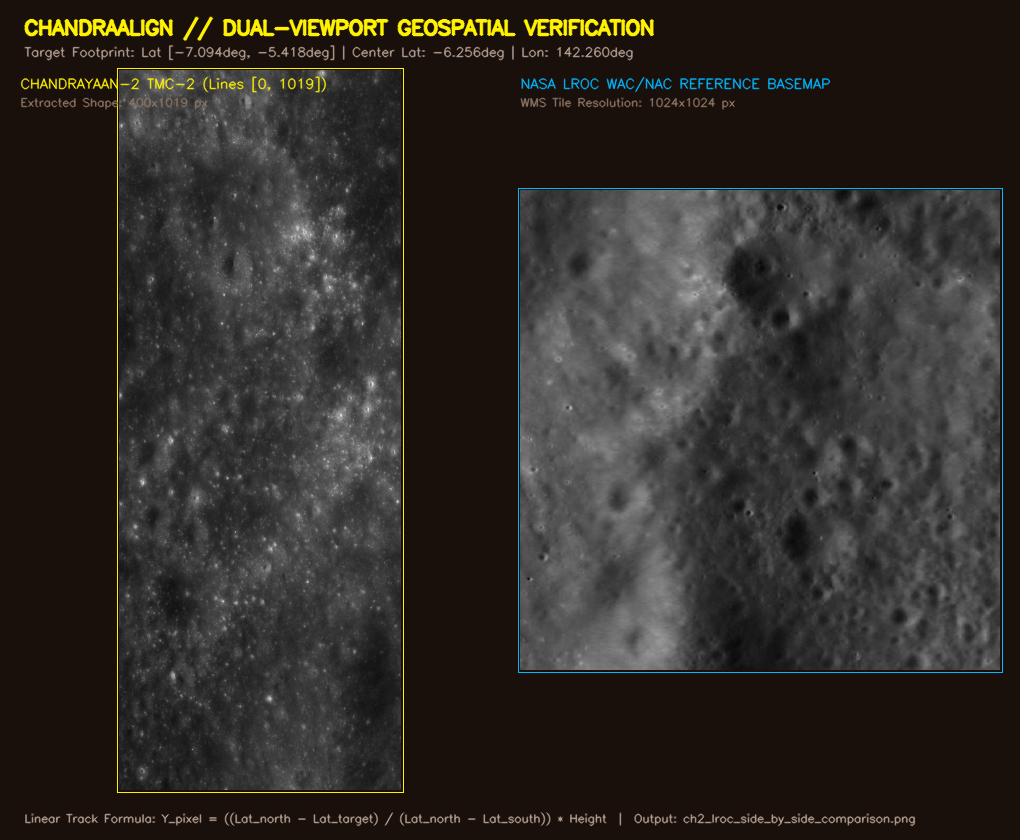
#> input picture ch2_lroc_side_by_side_comparison.png, 1020 x 840 px
$ python cli.py --source ch2_lroc_side_by_side_comparison.png
#> lines starting #> are read from the running program, lines starting #| are printed output that depends on the picture
import argparse
import cv2
import json
import os
from lunar_reg.core import LunarImageRegistrar
from lunar_reg.generator import LunarImageGenerator
from lunar_reg.visualizer import create_checkerboard, create_residual_error_map, draw_matches_side_by_side

def main():
    parser = argparse.ArgumentParser(description="Chandrayaan-2 Lunar Image Registration Tool")
    parser.add_argument("--source", type=str, help="Path to moving source lunar image")
    parser.add_argument("--reference", type=str, help="Path to fixed reference lunar image")
    parser.add_argument("--output_dir", type=str, default="output", help="Directory to save registered results")
    parser.add_argument("--synthetic", action="store_true", help="Generate and run on synthetic lunar crater dataset")
    parser.add_argument("--method", type=str, default="SIFT", choices=["SIFT", "ORB"], help="Feature detector")
    parser.add_argument("--no_ecc", action="store_true", help="Disable sub-pixel ECC optimization")

    args = parser.parse_args()
    os.makedirs(args.output_dir, exist_ok=True)

    if args.synthetic or (not args.source and not args.reference):
        print("[+] Generating synthetic lunar crater image pair (Illumination delta = 20 deg, Tilt = 12 deg)...")
        gen = LunarImageGenerator(width=800, height=800, seed=42)
        ref_img, src_img, H_gt = gen.generate_pair(scale=1.08, angle_deg=10.0, tx=20.0, ty=-10.0, sun_angle1=40, sun_angle2=60)

        cv2.imwrite(os.path.join(args.output_dir, "synthetic_ref.png"), ref_img)
        cv2.imwrite(os.path.join(args.output_dir, "synthetic_src.png"), src_img)
    else:
        ref_img = cv2.imread(args.reference, cv2.IMREAD_GRAYSCALE)
        src_img = cv2.imread(args.source, cv2.IMREAD_GRAYSCALE)
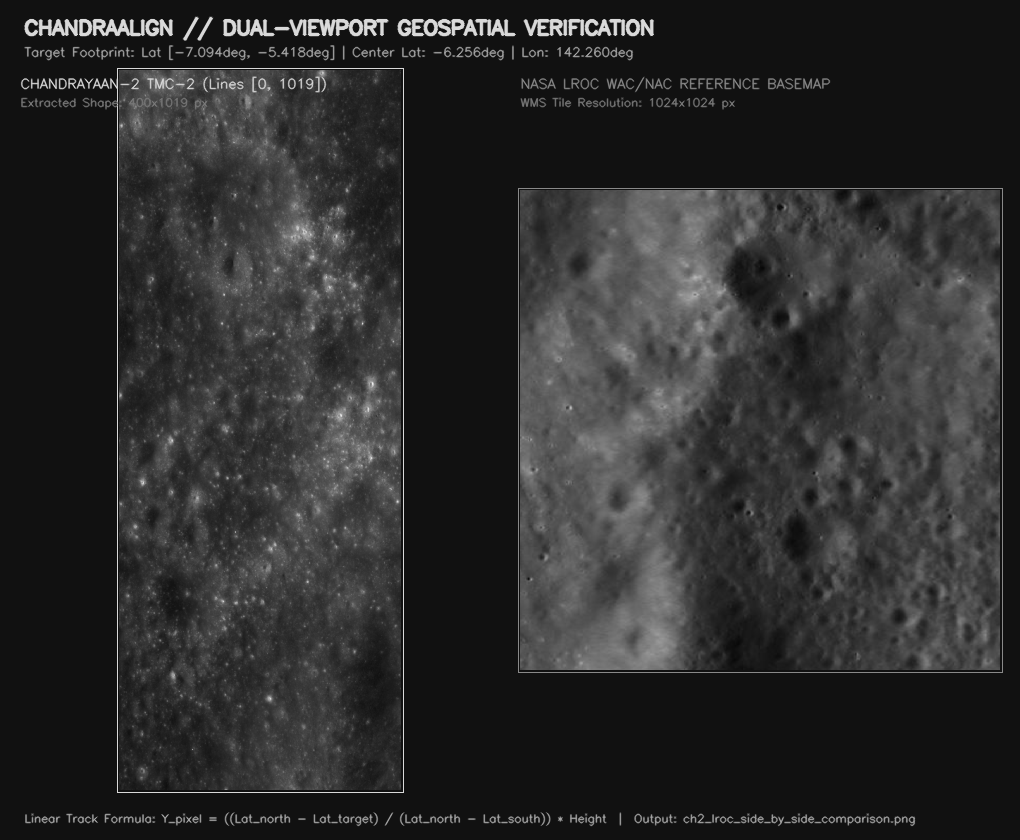
#> src_img: shape (840, 1020); min 8, max 240, mean 44.5

        if ref_img is None or src_img is None:
            print("Error: Could not load input image files.")
            return

    print(f"[+] Initializing Lunar Registration Engine ({args.method})...")
    registrar = LunarImageRegistrar(method=args.method, nfeatures=3000, target_uniform_points=800)

    print("[+] Processing: ANMS Keypoint Selection -> FLANN Matching -> MAGSAC++ -> ECC Sub-Pixel Optimization...")
    res = registrar.register(src_img, ref_img, enable_ecc_subpixel=not args.no_ecc)

    # Save outputs
    warped_path = os.path.join(args.output_dir, "registered_source.png")
    checkerboard_path = os.path.join(args.output_dir, "checkerboard_overlay.png")
    matches_path = os.path.join(args.output_dir, "inlier_matches.png")
    residual_path = os.path.join(args.output_dir, "residual_error_map.png")
    metrics_path = os.path.join(args.output_dir, "evaluation_metrics.json")

    cv2.imwrite(warped_path, res["warped_src"])

    checkerboard = create_checkerboard(ref_img, res["warped_src"])
    cv2.imwrite(checkerboard_path, checkerboard)

    matches_img = draw_matches_side_by_side(ref_img, src_img, res["inlier_ref_pts"], res["inlier_src_pts"])
    cv2.imwrite(matches_path, matches_img)

    residual_map = create_residual_error_map(ref_img, res["warped_src"])
    cv2.imwrite(residual_path, residual_map)

    with open(metrics_path, "w") as f:
        json.dump(res["metrics"], f, indent=4)

    print("\n==================================================")
    print("           LUNAR REGISTRATION RESULTS             ")
    print("==================================================")
    print(f" Raw Matches Found : {res['raw_match_count']}")
    print(f" Inlier Match Count: {res['inlier_count']}")
    print(f" Inlier Ratio      : {res['inlier_ratio']:.2f}%")
    print(f" Reprojection RMSE : {res['metrics']['rmse']:.4f} pixels")
    print(f" Sub-Pixel Accuracy: {res['metrics']['subpixel_accuracy']:.4f} pixels (Median Error)")
    print(f" Structural SSIM   : {res['metrics']['ssim']:.4f}")
    print(f" Image PSNR        : {res['metrics']['psnr']:.2f} dB")
    print(f" Uniformity Std    : {res['metrics']['uniformity_std']:.2f}")
    print("==================================================")
    print(f"[+] All output files successfully saved to '{args.output_dir}'")

if __name__ == "__main__":
    main()
